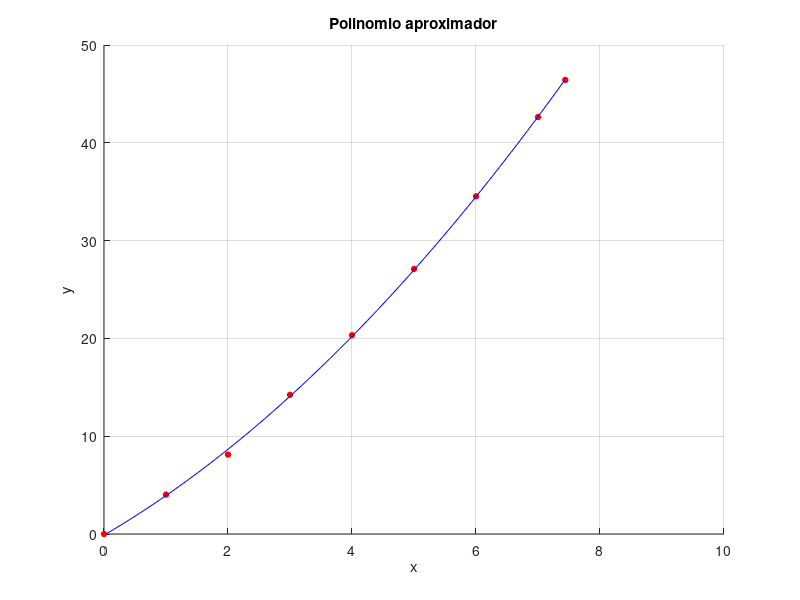

Recreate this plot in MATLAB.
# Toma los datos x, cuya evaluacion corresponde a y. Aproxima un polinomio usando los puntos y sus evaluaciones, plotea 
close all;clear all;clc

x = [0 1 2 3 4 5 6 7 7.44];
y = [0 4.03 8.12 14.23 20.33 27.1 34.53 42.63 46.43];
p = polyfit(x,y,2)
hold on; grid on; axis([0 10 0 50])
plot(x,y,'ro', 'markersize',4,'markerfacecolor','r')
t = linspace(min(x), max(x), 50);
y = polyval(p,t);
plot(t,y,'b')
xlabel('x')
ylabel('y')
title('Polinomio aproximador')
hold off
